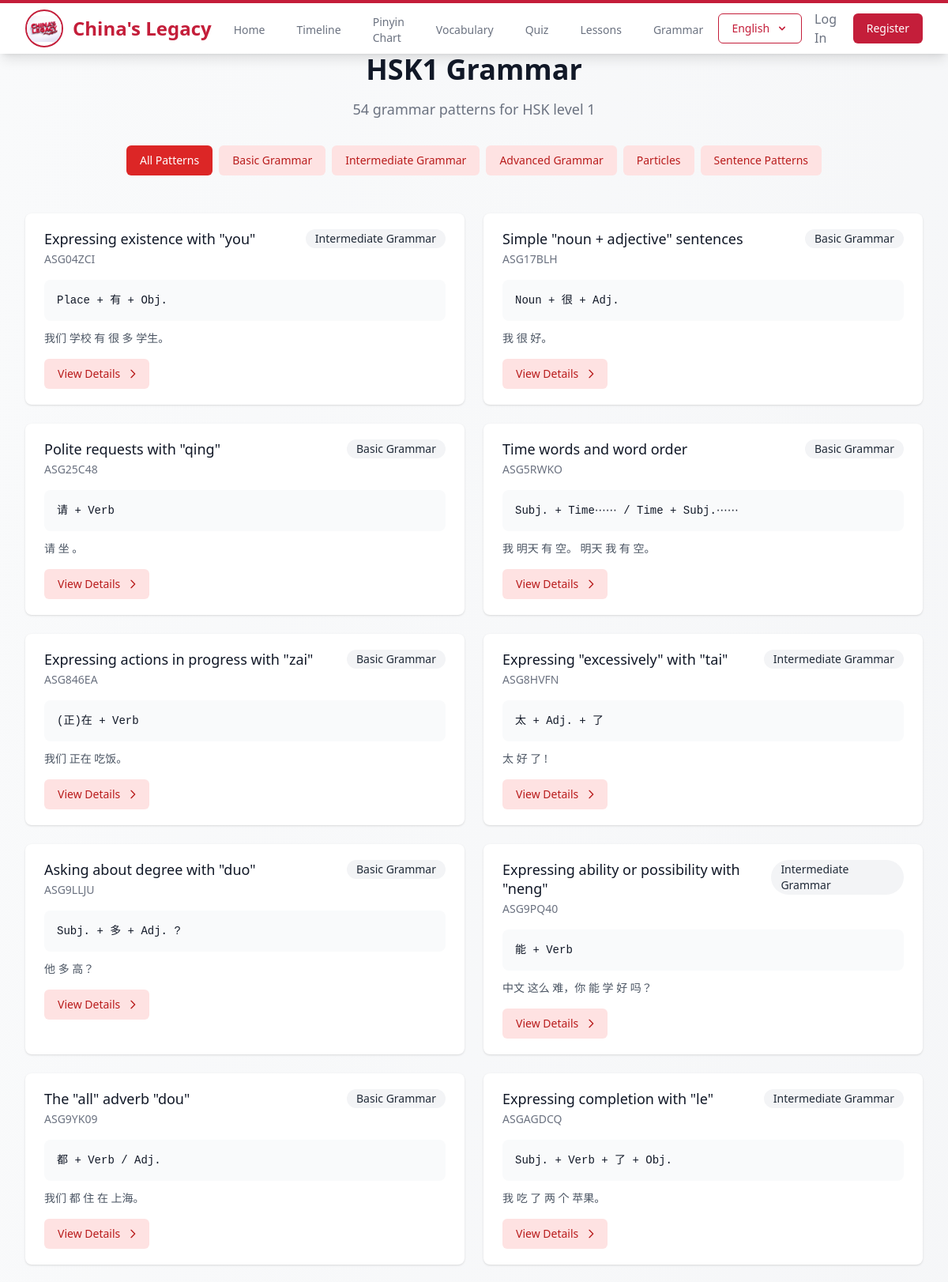
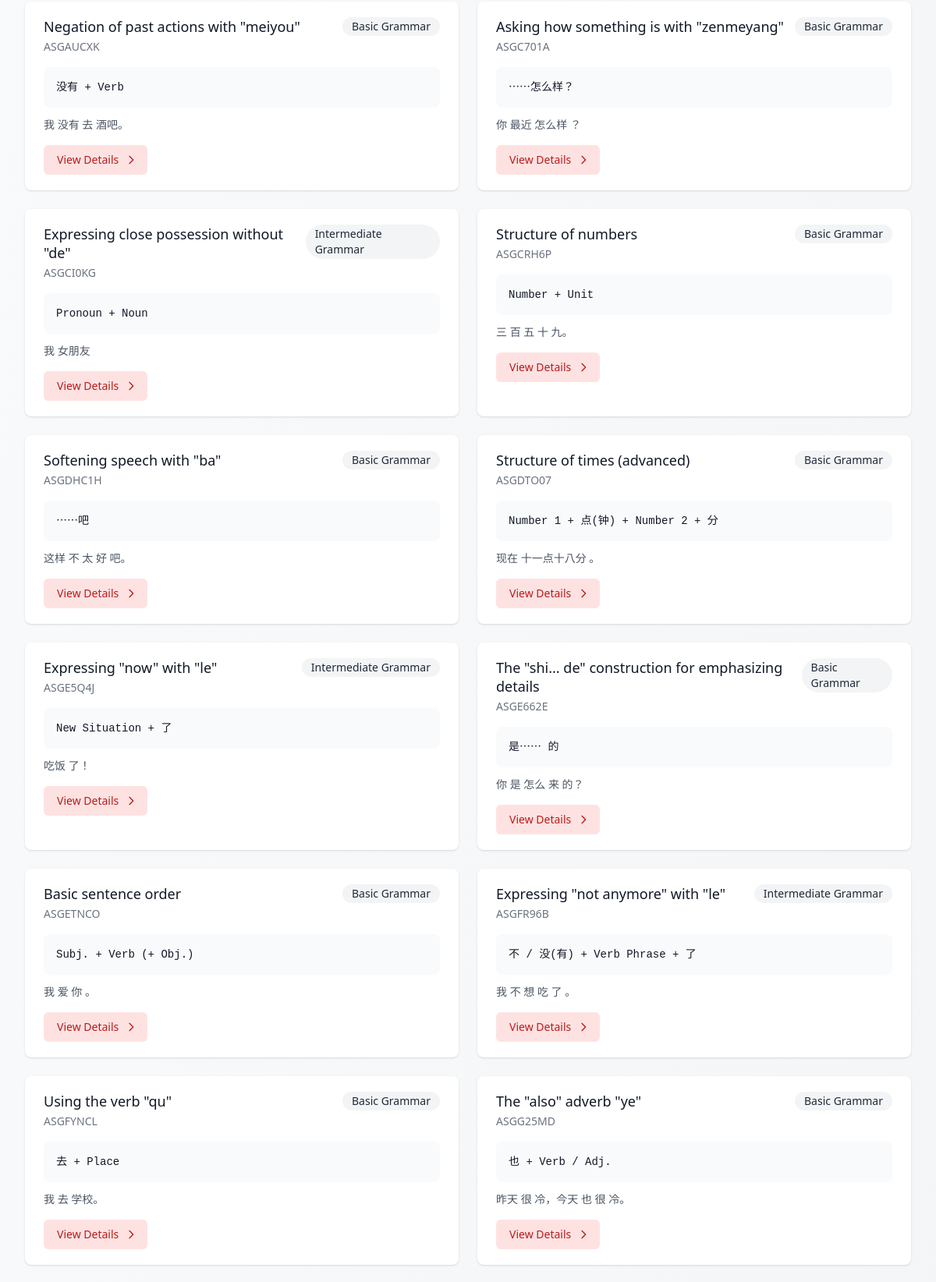
Screenshot of /grammar/level/1/ (upper part) with the database file from the repository (2 pictures, top to bottom).
### main_core/models.py (models this page shows, shortened)
class GrammarLesson(models.Model):
    CATEGORIES = [
        ('basic', 'Basic Grammar'),
        ('intermediate', 'Intermediate Grammar'),
        ('advanced', 'Advanced Grammar'),
        ('particles', 'Particles'),
        ('sentence', 'Sentence Patterns'),
    ]
    grammar_id = models.CharField(max_length=50, unique=True)
    title_en = models.CharField(max_length=200, help_text='English title', null=True, blank=True)
    title_zh = models.CharField(max_length=200, help_text='Chinese title', null=True, blank=True)
    pattern_en = models.TextField(help_text='Grammar pattern in English', null=True, blank=True)
    pattern_zh = models.TextField(help_text='Grammar pattern in Chinese', null=True, blank=True)
    example_en = models.TextField(help_text='Example in English', null=True, blank=True)
    example_zh = models.TextField(help_text='Example in Chinese', null=True, blank=True)
    hsk_level = models.IntegerField(
        validators=[MinValueValidator(1), MaxValueValidator(6)],
        default=1
    )
    category = models.CharField(
        max_length=20,
        choices=CATEGORIES,
        default='basic'
    )
    created_at = models.DateTimeField(auto_now_add=True)
    updated_at = models.DateTimeField(auto_now=True)
    class Meta:
        ordering = ['hsk_level', 'grammar_id']
        verbose_name = 'Grammar Lesson'
        verbose_name_plural = 'Grammar Lessons'
    @property
    def title(self):
        from django.utils.translation import get_language
        return self.title_zh if get_language() == 'zh' else self.title_en
    @property
    def pattern(self):
        from django.utils.translation import get_language
        return self.pattern_zh if get_language() == 'zh' else self.pattern_en
    @property
    def example(self):
        from django.utils.translation import get_language
        return self.example_zh if get_language() == 'zh' else self.example_en

### main_core/views.py (the view)
# urls.py: path('grammar/level/<int:level>/', views.grammar_level, name='grammar_level'),
def grammar_level(request, level):
    if not 1 <= level <= 6:
        return redirect('main_core:grammar_home')
    category = request.GET.get('category')
    lessons = GrammarLesson.objects.filter(hsk_level=level)
    if category and category != 'all':
        lessons = lessons.filter(category=category)
    categories = [
        {'code': code, 'name': name}
        for code, name in GrammarLesson.CATEGORIES
    ]
    context = {
        'level': level,
        'lessons': lessons,
        'categories': categories,
        'category': category,
    }
    return render(request, 'main_core/grammar_level.html', context)

### main_core/context_processors.py (called while the page is built, shortened)
def language_context(request):
    language = getattr(request, 'LANGUAGE', 'en')
    return {
        'LANGUAGE': language,
    }

def notifications(request):
    return {
        'friend_requests': [],
        'message_notifications': [],
    }

### main_core/templatetags/translation_tags.py (called while the page is built)
@register.simple_tag(takes_context=True)
def trans(context, key):
    try:
        from main_core.translations import TRANSLATIONS
        current_lang = context.get('LANGUAGE', 'en')
        translation = TRANSLATIONS.get(key, {}).get(current_lang, key)
        return mark_safe(translation)
    except Exception:
        return key

@register.simple_tag(takes_context=True)
def get_current_language(context):
    current_lang = context.get('LANGUAGE', 'en')
    return '中文' if current_lang == 'zh' else 'English'

### templates/main_core/grammar_level.html (shortened to what this page needs)
{% extends 'base.html' %}
{% block content %}
<div class="max-w-7xl mx-auto px-4 sm:px-6 lg:px-8">
    <div class="text-center">
        <h1 class="text-3xl font-extrabold text-gray-900 sm:text-4xl">HSK{{ level }} Grammar</h1>
        <p class="mt-4 text-lg text-gray-500">{{ lessons.count }} grammar patterns for HSK level {{ level }}</p>
    </div>
    <div class="mt-8">
        <div class="flex flex-wrap justify-center gap-2">
            <a href="?category=all" class="inline-flex items-center px-4 py-2 border border-transparent text-sm font-medium rounded-md {% if not category %}bg-red-600 text-white{% else %}bg-red-100 text-red-700 hover:bg-red-200{% endif %}">
                All Patterns
            </a>
            {% for cat in categories %}
            <a href="?category={{ cat.code }}" class="inline-flex items-center px-4 py-2 border border-transparent text-sm font-medium rounded-md {% if category == cat.code %}bg-red-600 text-white{% else %}bg-red-100 text-red-700 hover:bg-red-200{% endif %}">
                {{ cat.name }}
            </a>
            {% endfor %}
        </div>
    </div>
    <div class="mt-12 grid gap-6 lg:grid-cols-2">
        {% for lesson in lessons %}
        <div class="bg-white shadow overflow-hidden sm:rounded-lg hover:shadow-lg transition-shadow duration-300">
            <div class="px-4 py-5 sm:px-6">
                <div class="flex justify-between items-start">
                    <div>
                        <h3 class="text-lg leading-6 font-medium text-gray-900">{{ lesson.title }}</h3>
                        <p class="mt-1 max-w-2xl text-sm text-gray-500">{{ lesson.grammar_id }}</p>
                    </div>
                    <span class="inline-flex items-center px-3 py-0.5 rounded-full text-sm font-medium bg-gray-100 text-gray-800">
                        {{ lesson.get_category_display }}
                    </span>
                </div>
                <div class="mt-4">
                    <div class="bg-gray-50 p-4 rounded-lg">
                        <p class="text-sm font-mono text-gray-900">{{ lesson.pattern }}</p>
                    </div>
                    {% if lesson.example %}
                    <div class="mt-3">
                        <p class="text-sm text-gray-600">{{ lesson.example|truncatechars:100 }}</p>
                    </div>
                    {% endif %}
                </div>
                <div class="mt-4">
                    <a href="{% url 'main_core:grammar_lesson' lesson.id %}" class="inline-flex items-center px-4 py-2 border border-transparent text-sm font-medium rounded-md text-red-700 bg-red-100 hover:bg-red-200">
                        View Details
                        <svg class="ml-2 -mr-1 h-4 w-4" fill="none" stroke="currentColor" viewBox="0 0 24 24">
                            <path stroke-linecap="round" stroke-linejoin="round" stroke-width="2" d="M9 5l7 7-7 7"/>
                        </svg>
                    </a>
                </div>
            </div>
        </div>
        {% endfor %}
    </div>
</div>
{% endblock %}

### rows the page displays
GrammarLesson: title "Expressing existence with \"you\"", grammar_id "ASG04ZCI", category "Intermediate Grammar", pattern "Place + 有 + Obj.", example "我们 学校 有 很 多 学生。"
GrammarLesson: title "Simple \"noun + adjective\" sentences", grammar_id "ASG17BLH", category "Basic Grammar", pattern "Noun + 很 + Adj.", example "我 很 好。"
GrammarLesson: title "Polite requests with \"qing\"", grammar_id "ASG25C48", category "Basic Grammar", pattern "请 + Verb", example "请 坐 。"
GrammarLesson: title "Time words and word order", grammar_id "ASG5RWKO", category "Basic Grammar", pattern "Subj. + Time⋯⋯ / Time + Subj.⋯⋯", example "我 明天 有 空。 明天 我 有 空。"
GrammarLesson: title "Expressing actions in progress with \"zai\"", grammar_id "ASG846EA", category "Basic Grammar", pattern "(正)在 + Verb", example "我们 正在 吃饭。"
GrammarLesson: title "Expressing \"excessively\" with \"tai\"", grammar_id "ASG8HVFN", category "Intermediate Grammar", pattern "太 + Adj. + 了", example "太 好 了 !"
GrammarLesson: title "Asking about degree with \"duo\"", grammar_id "ASG9LLJU", category "Basic Grammar", pattern "Subj. + 多 + Adj. ?", example "他 多 高？"
GrammarLesson: title "Expressing ability or possibility with \"neng\"", grammar_id "ASG9PQ40", category "Intermediate Grammar", pattern "能 + Verb", example "中文 这么 难，你 能 学 好 吗？"
GrammarLesson: title "The \"all\" adverb \"dou\"", grammar_id "ASG9YK09", category "Basic Grammar", pattern "都 + Verb / Adj.", example "我们 都 住 在 上海。"
GrammarLesson: title "Expressing completion with \"le\"", grammar_id "ASGAGDCQ", category "Intermediate Grammar", pattern "Subj. + Verb + 了 + Obj.", example "我 吃 了 两 个 苹果。"
GrammarLesson: title "Negation of past actions with \"meiyou\"", grammar_id "ASGAUCXK", category "Basic Grammar", pattern "没有 + Verb", example "我 没有 去 酒吧。"
GrammarLesson: title "Asking how something is with \"zenmeyang\"", grammar_id "ASGC701A", category "Basic Grammar", pattern "⋯⋯怎么样？", example "你 最近 怎么样 ？"
GrammarLesson: title "Expressing close possession without \"de\"", grammar_id "ASGCI0KG", category "Intermediate Grammar", pattern "Pronoun + Noun", example "我 女朋友"
GrammarLesson: title "Structure of numbers", grammar_id "ASGCRH6P", category "Basic Grammar", pattern "Number + Unit", example "三 百 五 十 九。"
GrammarLesson: title "Softening speech with \"ba\"", grammar_id "ASGDHC1H", category "Basic Grammar", pattern "⋯⋯吧", example "这样 不 太 好 吧。"
GrammarLesson: title "Structure of times (advanced)", grammar_id "ASGDTO07", category "Basic Grammar", pattern "Number 1 + 点(钟) + Number 2 + 分", example "现在 十一点十八分 。"
GrammarLesson: title "Expressing \"now\" with \"le\"", grammar_id "ASGE5Q4J", category "Intermediate Grammar", pattern "New Situation + 了", example "吃饭 了！"
GrammarLesson: title "The \"shi... de\" construction for emphasizing details", grammar_id "ASGE662E", category "Basic Grammar", pattern "是⋯⋯ 的", example "你 是 怎么 来 的？"
GrammarLesson: title "Basic sentence order", grammar_id "ASGETNCO", category "Basic Grammar", pattern "Subj. + Verb (+ Obj.)", example "我 爱 你 。"
GrammarLesson: title "Expressing \"not anymore\" with \"le\"", grammar_id "ASGFR96B", category "Intermediate Grammar", pattern "不 / 没(有) + Verb Phrase + 了", example "我 不 想 吃 了 。"
GrammarLesson: title "Using the verb \"qu\"", grammar_id "ASGFYNCL", category "Basic Grammar", pattern "去 + Place", example "我 去 学校。"
GrammarLesson: title "The \"also\" adverb \"ye\"", grammar_id "ASGG25MD", category "Basic Grammar", pattern "也 + Verb / Adj.", example "昨天 很 冷，今天 也 很 冷。"

### other values shown
{{ level }} "1"
{{ lessons.count }} "54"
{{ cat.name }} "Basic Grammar" "Intermediate Grammar" "Advanced Grammar" "Particles" "Sentence Patterns"
